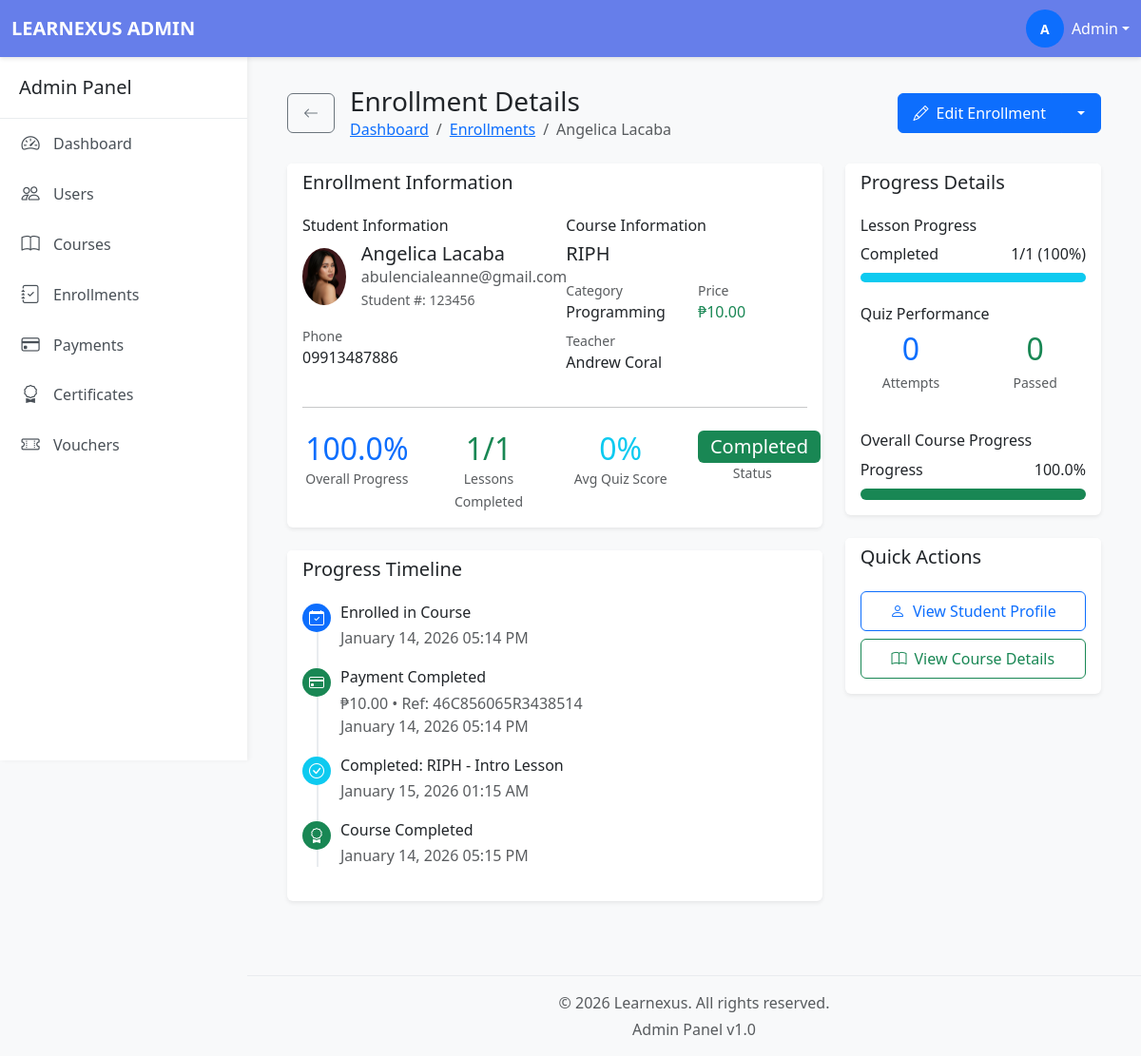
Page /admin/enrollment_view.php?id=24 (signed in) on the committed database.
### tables this page shows
CREATE TABLE `enrollments` (
  `enrollmentID` int(11) NOT NULL,
  `userID` int(11) NOT NULL,
  `courseID` int(11) NOT NULL,
  `paymentID` int(11) DEFAULT NULL,
  `progressPercentage` decimal(5,2) DEFAULT 0.00,
  `enrolledAt` timestamp NOT NULL DEFAULT current_timestamp(),
  `completedAt` timestamp NULL DEFAULT NULL,
  `status` enum('active','completed','dropped','pending') DEFAULT 'active'
);

CREATE TABLE `users` (
  `userID` int(11) NOT NULL,
  `email` varchar(255) NOT NULL,
  `passwordHash` varchar(255) NOT NULL,
  `firstName` varchar(100) NOT NULL,
  `lastName` varchar(100) NOT NULL,
  `middleInitial` varchar(5) NOT NULL,
  `phone` varchar(20) DEFAULT NULL,
  `avatar` varchar(255) DEFAULT NULL,
  `phoneVerified` tinyint(1) DEFAULT 0,
  `emailVerified` tinyint(1) DEFAULT 0,
  `role` enum('student','instructor','admin') DEFAULT 'student',
  `status` enum('active','inactive','suspended') DEFAULT 'active',
  `createdAt` timestamp NOT NULL DEFAULT current_timestamp(),
  `studentNumber` varchar(50) DEFAULT NULL,
  `teacherNumber` varchar(50) DEFAULT NULL
);

CREATE TABLE `courses` (
  `courseID` int(11) NOT NULL,
  `teacherID` int(11) NOT NULL,
  `title` varchar(255) NOT NULL,
  `description` text DEFAULT NULL,
  `price` decimal(10,2) DEFAULT 0.00,
  `category` varchar(100) DEFAULT NULL,
  `status` enum('draft','published','archived') DEFAULT 'draft',
  `passingScore` int(11) DEFAULT 70,
  `createdAt` timestamp NOT NULL DEFAULT current_timestamp()
);

CREATE TABLE `payments` (
  `paymentID` int(11) NOT NULL,
  `enrollmentID` int(11) NOT NULL,
  `userID` int(11) NOT NULL,
  `courseID` int(11) NOT NULL,
  `amount` decimal(10,2) NOT NULL,
  `transactionReference` varchar(255) DEFAULT NULL,
  `status` enum('pending','completed','failed','refunded') DEFAULT 'pending',
  `paymentDate` timestamp NULL DEFAULT NULL,
  `createdAt` timestamp NOT NULL DEFAULT current_timestamp()
);

CREATE TABLE `lessoncompletion` (
  `id` int(11) NOT NULL,
  `userID` int(11) NOT NULL,
  `lessonID` int(11) NOT NULL,
  `completedAt` datetime DEFAULT current_timestamp()
);

CREATE TABLE `lessons` (
  `lessonID` int(11) NOT NULL,
  `courseID` int(11) NOT NULL,
  `title` varchar(255) NOT NULL,
  `filename` varchar(255) NOT NULL,
  `uploadedAt` timestamp NOT NULL DEFAULT current_timestamp()
);

### admin/enrollment_view.php (the view, shortened to what the rows shown need)
<?php
require_once '../database/db_connect.php';
$enrollmentID = (int)$_GET['id'];
try {
    $stmt = $conn->prepare("
        SELECT
            e.*,
            u.userID,
            u.firstName,
            u.lastName,
            u.email,
            u.phone,
            u.avatar,
            u.studentNumber,
            c.courseID,
            c.title as courseTitle,
            c.description as courseDescription,
            c.price,
            c.category,
            c.passingScore,
            c.teacherID,
            ct.firstName as teacherFirstName,
            ct.lastName as teacherLastName,
            ct.email as teacherEmail,
            p.amount as paidAmount,
            p.transactionReference,
            p.paymentDate,
            p.status as paymentStatus,
            cert.certificateUUID,
            cert.issuedAt as certificateIssuedAt
        FROM enrollments e
        JOIN users u ON e.userID = u.userID
        JOIN courses c ON e.courseID = c.courseID
        JOIN users ct ON c.teacherID = ct.userID
        LEFT JOIN payments p ON e.paymentID = p.paymentID
        LEFT JOIN certificates cert ON e.enrollmentID = cert.enrollmentID
        WHERE e.enrollmentID = ?
    ");
    $stmt->execute([$enrollmentID]);
    $enrollment = $stmt->fetch();
    $stmt = $conn->prepare("
        SELECT qr.*, q.title as quizTitle, q.passingScore
        FROM quizresults qr
        JOIN quizzes q ON qr.quizID = q.quizID
        WHERE qr.enrollmentID = ?
        ORDER BY qr.submittedAt DESC
    ");
    $stmt->execute([$enrollmentID]);
    $quizResults = $stmt->fetchAll(PDO::FETCH_ASSOC);
    $stmt = $conn->prepare("
        SELECT lc.*, l.title as lessonTitle, l.uploadedAt
        FROM lessoncompletion lc
        JOIN lessons l ON lc.lessonID = l.lessonID
        WHERE lc.userID = ? AND l.courseID = ?
        ORDER BY lc.completedAt DESC
    ");
    $stmt->execute([$enrollment['userID'], $enrollment['courseID']]);
    $lessoncompletion = $stmt->fetchAll(PDO::FETCH_ASSOC);
    $stmt = $conn->prepare("SELECT COUNT(*) as totalLessons FROM lessons WHERE courseID = ?");
    $stmt->execute([$enrollment['courseID']]);
    $totalLessons = $stmt->fetchColumn();
    $completedLessons = count($lessoncompletion);
    $avgQuizScore = 0;
    $passedQuizzes = 0;
} catch (PDOException $e) {
    error_log("Enrollment View Error: " . $e->getMessage());
    $_SESSION['error'] = 'Error loading enrollment details';
    header('Location: enrollments.php');
    exit();
}
include 'includes/header.php';
?>
<div class="main-content">
    <div class="container-fluid">
        <div class="d-flex justify-content-between align-items-center mb-4">
            <div class="d-flex align-items-center">
                <div>
                    <h1 class="h3 mb-0">Enrollment Details</h1>
                    <nav aria-label="breadcrumb">
                        <ol class="breadcrumb mb-0">
                            <li class="breadcrumb-item"><a href="dashboard.php">Dashboard</a></li>
                            <li class="breadcrumb-item"><a href="enrollments.php">Enrollments</a></li>
                            <li class="breadcrumb-item active" aria-current="page"><?php echo htmlspecialchars($enrollment['firstName'] . ' ' . $enrollment['lastName']); ?></li>
                        </ol>
                    </nav>
                </div>
            </div>
        </div>
        <div class="row mb-4">
            <div class="col-lg-8">
                <div class="card border-0 shadow-sm mb-4">
                    <div class="card-body">
                        <div class="row">
                            <div class="col-md-6">
                                <div class="d-flex align-items-center mb-3">
                                    <?php if (!empty($enrollment['avatar'])): ?>
                                        <img src="<?php echo htmlspecialchars($enrollment['avatar']); ?>"
                                             class="rounded-circle me-3"
                                             width="60"
                                             height="60"
                                             alt="Avatar">
                                    <?php else: ?>
                                        <div class="avatar-lg bg-primary text-white rounded-circle d-flex align-items-center justify-content-center me-3">
                                            <?php echo strtoupper(substr($enrollment['firstName'], 0, 1)); ?>
                                        </div>
                                    <?php endif; ?>
                                    <div>
                                        <h5 class="mb-0"><?php echo htmlspecialchars($enrollment['firstName'] . ' ' . $enrollment['lastName']); ?></h5>
                                        <p class="text-muted mb-0"><?php echo htmlspecialchars($enrollment['email']); ?></p>
                                        <?php if (!empty($enrollment['studentNumber'])): ?>
                                            <small class="text-muted">Student #: <?php echo htmlspecialchars($enrollment['studentNumber']); ?></small>
                                        <?php endif; ?>
                                    </div>
                                </div>
                                <div class="mb-3">
                                    <small class="text-muted d-block">Phone</small>
                                    <p class="mb-0"><?php echo !empty($enrollment['phone']) ? htmlspecialchars($enrollment['phone']) : 'N/A'; ?></p>
                                </div>
                            </div>
                            <div class="col-md-6">
                                <h6>Course Information</h6>
                                <h5 class="mb-2"><?php echo htmlspecialchars($enrollment['courseTitle']); ?></h5>
                                <div class="row">
                                    <div class="col-6">
                                        <small class="text-muted d-block">Category</small>
                                        <p class="mb-0"><?php echo !empty($enrollment['category']) ? htmlspecialchars($enrollment['category']) : 'N/A'; ?></p>
                                    </div>
                                    <div class="col-6">
                                        <small class="text-muted d-block">Price</small>
                                        <p class="mb-0 text-success">₱<?php echo number_format($enrollment['price'], 2); ?></p>
                                    </div>
                                </div>
                                <div class="mt-2">
                                    <small class="text-muted d-block">Teacher</small>
                                    <p class="mb-0"><?php echo htmlspecialchars($enrollment['teacherFirstName'] . ' ' . $enrollment['teacherLastName']); ?></p>
                                </div>
                            </div>
                        </div>
                        <div class="row">
                            <div class="col-md-3">
                                <div class="text-center">
                                    <h2 class="text-primary mb-0"><?php echo number_format($enrollment['progressPercentage'], 1); ?>%</h2>
                                    <small class="text-muted">Overall Progress</small>
                                </div>
                            </div>
                            <div class="col-md-3">
                                <div class="text-center">
                                    <h2 class="text-success mb-0"><?php echo $completedLessons; ?>/<?php echo $totalLessons; ?></h2>
                                </div>
                            </div>
                            <div class="col-md-3">
                                <div class="text-center">
                                    <h2 class="text-info mb-0"><?php echo $avgQuizScore; ?>%</h2>
                                </div>
                            </div>
                            <div class="col-md-3">
                                <div class="text-center">
                                    <span class="badge bg-<?php
                                        echo $enrollment['status'] === 'completed' ? 'success' :
                                            ($enrollment['status'] === 'active' ? 'primary' :
                                            ($enrollment['status'] === 'dropped' ? 'danger' : 'warning'));
                                    ?> fs-5">
                                        <?php echo ucfirst($enrollment['status']); ?>
                                    </span>
                                    <small class="text-muted d-block">Status</small>
                                </div>
                            </div>
                        </div>
                    </div>
                </div>
                <div class="card border-0 shadow-sm mb-4">
                    <div class="card-body">
                        <div class="timeline">
                            <div class="timeline-item">
                                <div class="timeline-content">
                                    <h6>Enrolled in Course</h6>
                                    <p class="text-muted mb-0">
                                        <?php echo date('F d, Y h:i A', strtotime($enrollment['enrolledAt'])); ?>
                                    </p>
                                </div>
                            </div>
                            <?php if ($enrollment['paymentStatus'] === 'completed'): ?>
                                <div class="timeline-item">
                                    <div class="timeline-icon bg-success">
                                        <i class="bi bi-credit-card text-white"></i>
                                    </div>
                                    <div class="timeline-content">
                                        <h6>Payment Completed</h6>
                                        <p class="text-muted mb-0">
                                            ₱<?php echo number_format($enrollment['paidAmount'], 2); ?> •
                                            Ref: <?php echo htmlspecialchars($enrollment['transactionReference']); ?>
                                            <br>
                                            <?php echo date('F d, Y h:i A', strtotime($enrollment['paymentDate'])); ?>
                                        </p>
                                    </div>
                                </div>
                            <?php endif; ?>
                            <?php foreach ($lessoncompletion as $index => $completion): ?>
                                <?php if ($index < 3):  ?>
                                    <div class="timeline-item">
                                        <div class="timeline-icon bg-info">
                                            <i class="bi bi-check-circle text-white"></i>
                                        </div>
                                        <div class="timeline-content">
                                            <h6>Completed: <?php echo htmlspecialchars($completion['lessonTitle']); ?></h6>
                                            <p class="text-muted mb-0">
                                                <?php echo date('F d, Y h:i A', strtotime($completion['completedAt'])); ?>
                                            </p>
                                        </div>
                                    </div>
                                <?php endif; ?>
                            <?php endforeach; ?>
                            <?php if ($enrollment['status'] === 'completed' && $enrollment['completedAt']): ?>
                                <div class="timeline-item">
                                    <div class="timeline-icon bg-success">
                                        <i class="bi bi-award text-white"></i>
                                    </div>
                                    <div class="timeline-content">
                                        <h6>Course Completed</h6>
                                        <p class="text-muted mb-0">
                                            <?php echo date('F d, Y h:i A', strtotime($enrollment['completedAt'])); ?>
                                        </p>
                                    </div>
                                </div>
                            <?php endif; ?>
                        </div>
                    </div>
                </div>
            </div>
            <div class="col-lg-4">
                <div class="card border-0 shadow-sm mb-4">
                    <div class="card-body">
                        <div class="mb-4">
                            <div class="row text-center">
                                <div class="col-6 mb-3">
                                    <h2 class="text-primary mb-1"><?php echo count($quizResults); ?></h2>
                                </div>
                                <div class="col-6 mb-3">
                                    <h2 class="text-success mb-1"><?php echo $passedQuizzes; ?></h2>
                                </div>
                            </div>
                        </div>
                        <div>
                            <div class="d-flex justify-content-between mb-2">
                                <span>Progress</span>
                                <span><?php echo number_format($enrollment['progressPercentage'], 1); ?>%</span>
                            </div>
                        </div>
                    </div>
                </div>
            </div>
        </div>
    </div>
</div>
<?php include 'includes/footer.php'; ?>

### rows in the picture
enrollments: userID.lastName "Angelica Lacaba", userID.avatar (picture), userID.email "abulencialeanne@gmail.com", userID.studentNumber "123456", userID.phone "09913487886", courseID.title "RIPH", courseID.category "Programming", courseID.price "10.00", users.firstName+lastName "Andrew Coral", progressPercentage "100.0", status "Completed", enrolledAt "January 14, 2026 05:14 PM", paymentID.amount "10.00", paymentID.transactionReference "46C856065R3438514", paymentID.paymentDate "January 14, 2026 05:14 PM", completedAt "January 14, 2026 05:15 PM"
lessoncompletion: lessonID.title "RIPH - Intro Lesson", completedAt "January 15, 2026 01:15 AM"

### other values in the picture
substr($_SESSION['first_name'], 0, 1) "A"
$_SESSION['first_name'] "Admin"
$completedLessons "1"
$totalLessons "1"
$avgQuizScore "0"
$lessonProgress "100"
count($quizResults) "0"
$passedQuizzes "0"
